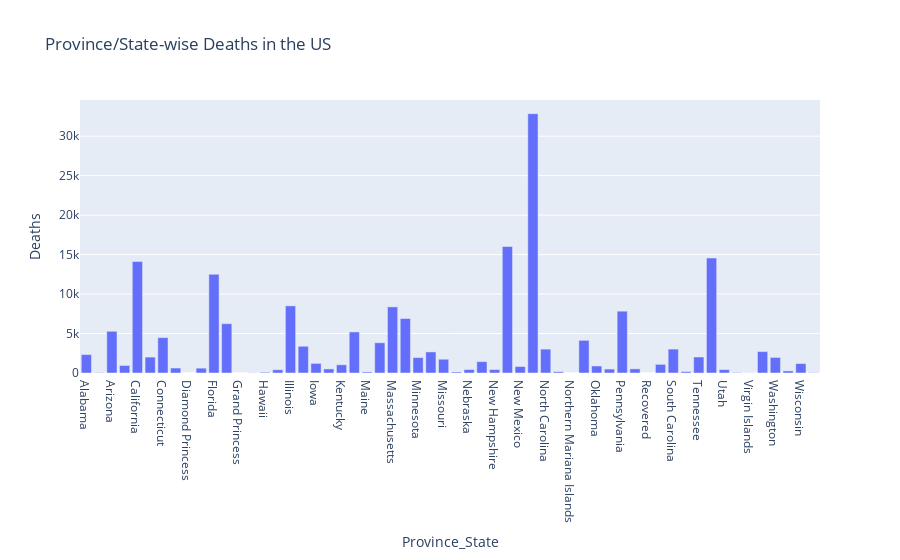

The code cell stored with this chart in its notebook:
### Code cell
Filted_table = covid_data[covid_data['Country_Region']=='US']
Filted_table = Filted_table.groupby('Province_State')['Deaths'].sum()
fig = px.bar(Filted_table, y='Deaths', title='Province/State-wise Deaths in the US')
fig.show()

### Figure 1 — Plotly figure (JSON) as saved in the notebook; plotly's stock layout.template omitted (floating-point values rounded to 4 significant figures)
{"data": [{"alignmentgroup": "True", "hovertemplate": "Province_State=%{x}<br>Deaths=%{y}<extra></extra>", "legendgroup": "", "marker": {"color": "#636efa", "pattern": {"shape": ""}}, "name": "", "offsetgroup": "", "orientation": "v", "showlegend": false, "textposition": "auto", "type": "bar", "x": ["Alabama", "Alaska", "Arizona", "Arkansas", "California", "Colorado", "Connecticut", "Delaware", "Diamond Princess", "District of Columbia", "Florida", "Georgia", "Grand Princess", "Guam", "Hawaii", "Idaho", "Illinois", "Indiana", "Iowa", "Kansas", "Kentucky", "Louisiana", "Maine", "Maryland", "Massachusetts", "Michigan", "Minnesota", "Mississippi", "Missouri", "Montana", "Nebraska", "Nevada", "New Hampshire", "New Jersey", "New Mexico", "New York", "North Carolina", "North Dakota", "Northern Mariana Islands", "Ohio", "Oklahoma", "Oregon", "Pennsylvania", "Puerto Rico", "Recovered", "Rhode Island", "South Carolina", "South Dakota", "Tennessee", "Texas", "Utah", "Vermont", "Virgin Islands", "Virginia", "Washington", "West Virginia", "Wisconsin", "Wyoming"], "xaxis": "x", "y": [2333, 43, 5288, 953, 14122, 2014, 4480, 630, 0, 616, 12502, 6246, 3, 23, 96, 412, 8505, 3388, 1216, 517, 1044, 5202, 134, 3828, 8375, 6900, 1949, 2670, 1746, 131, 437, 1439, 434, 16023, 818, 32854, 3023, 164, 2, 4138, 888, 499, 7831, 523, 0, 1093, 3028, 177, 2025, 14560, 431, 58, 18, 2711, 1972, 264, 1197, 42], "yaxis": "y"}], "layout": {"barmode": "relative", "legend": {"tracegroupgap": 0}, "title": {"text": "Province/State-wise Deaths in the US"}, "xaxis": {"anchor": "y", "domain": [0, 1], "title": {"text": "Province_State"}}, "yaxis": {"anchor": "x", "domain": [0, 1], "title": {"text": "Deaths"}}}}
